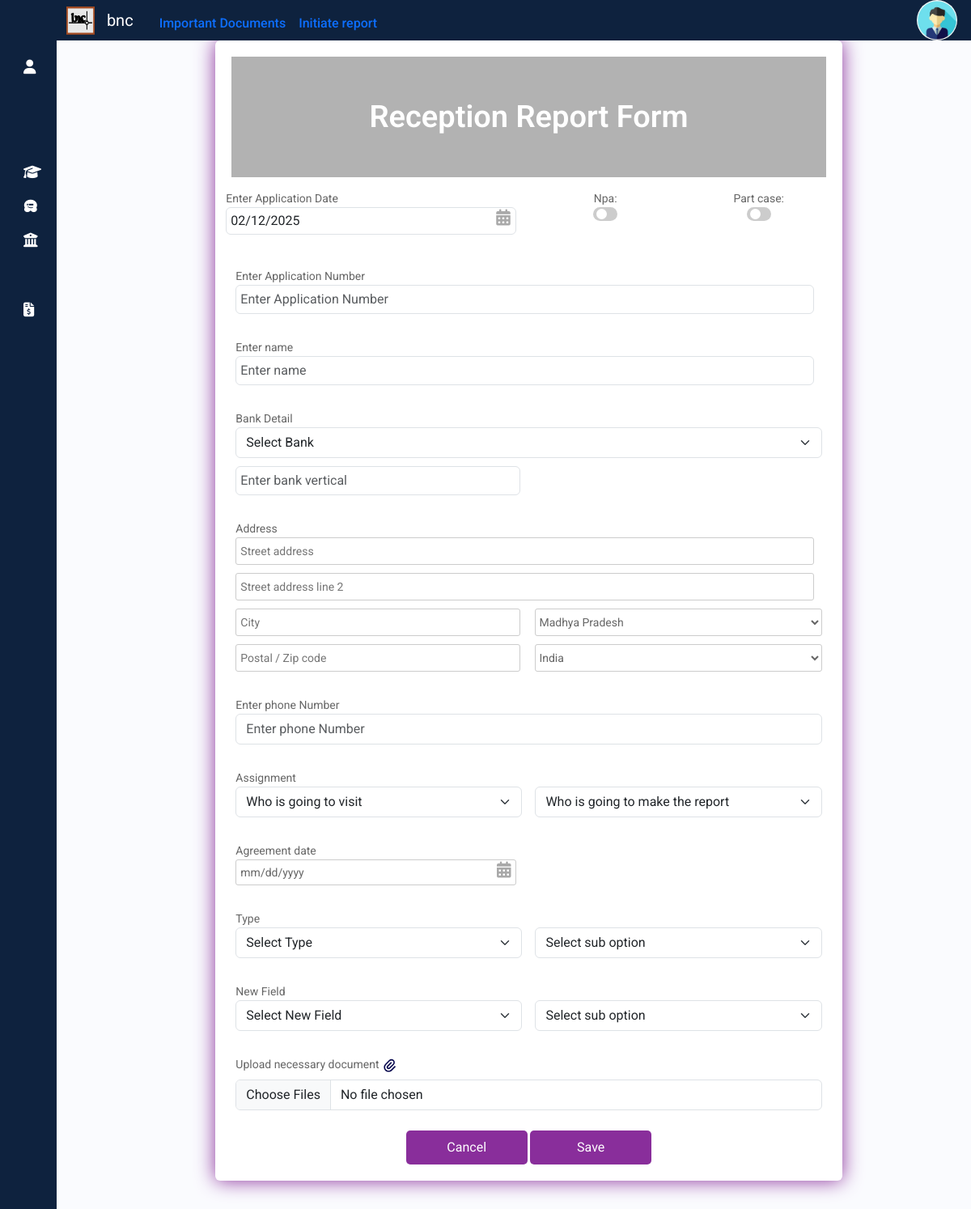
The page /reception/reception on the database its author committed.
### propval/models.py (models this page shows, shortened)
class EngDynamicField(models.Model):
    INPUT_CHOICES = [
        ('text', 'Text'),
        ('textarea', 'Textarea'),
        ('datetime', 'DateTime'),
        ('email', 'Email'),
        ('number', 'Number'),
    ]
    label = models.CharField(max_length=100)
    input_type = models.CharField(max_length=50)
    suboption = models.BooleanField(default=False)
    form_type = models.CharField(max_length=50)
    active = models.BooleanField(default=True)
    timestamp = models.DateTimeField(auto_now_add=True)

### reception/views.py (the view, shortened to what this page needs)
# urls.py: path('reception',views.add_report,name='receptionreport'),
def add_report(request):
    try:
            engdynamicfields=EngDynamicField.objects.filter(active=True,form_type = "Reception form")
    except:
            engdynamicfields=[]
    ers=UserDetails.objects.filter(role='Engineer').values('user_id','id','first_name','last_name')
    rrs=UserDetails.objects.filter(role='Reporter').values('user_id','id','first_name','last_name')
    banks= Banks.objects.all().values('id','name','branch','city')
    try:
        response = requests.get("https://cdn-api.co-vin.in/api/v2/admin/location/states")
        if response.status_code == 200:
            allstates = response.json()
            states=allstates.get('states')
        else:
            states=[{'state_name':'Madhya Pradesh','state_id':20}, {'state_name':'Uttar Pradesh'}, {'state_name':'Rajsthan'}, {'state_name':'Delhi'}]
    except requests.ConnectionError:
        states=[{'state_name':'Madhya Pradesh','state_id':20}, {'state_name':'Uttar Pradesh'}, {'state_name':'Rajsthan'}, {'state_name':'Delhi'}]
    currdate=datetime.date.today().strftime("%Y-%m-%d")
    optvalues = EngFormOptionValues.objects.select_related('eng_dynamic_field').all()
    suboptions = EngFormsubOptionValues.objects.select_related('main_option').all()
    return render(request,"reception/receptionreport.html",{'engineers':ers,'reporters':rrs,'banks':banks,'states':states,'currdate':currdate,'engdynamicfields':engdynamicfields,'optvalues':optvalues,'suboptions':suboptions})

### templates/reception/receptionreport.html (shortened to what this page needs)
{% extends "sidebar.html" %}
{% load static %}
{% block content %}
<div class="container-fluid" style="height: 100vh; overflow-x: hidden;overflow-y: auto;">
<div class="testbox col-md-8 offset-md-2" >
                    <form action="" method="post" enctype="multipart/form-data">
                        <div class="banner">
                            {% if recptreport %}
                            <h1>Update Reception Report Form</h1>
                            {% else %}
                            <h1>Reception Report Form</h1>
                            {% endif %}
                        </div>
                        <div class="row d-flex ">
                        <div class="item col-sm-6">
                            <label for="appdate">Enter Application Date</label>
                            <input id="appdate" name = "appdate" type="date" class="form-control" placeholder="Enter date"
                            value="{{currdate}}"
                            />
                            <i class="fas fa-calendar-alt"></i>
                        </div>
                        <div class="item col-sm-3 text-center">
                          <p>Npa:</p>
                          <label class="switch">
                            <span class="slider round"></span>
                          </label>
                        </div>
                        <div class="item col-sm-3 text-center">
                          <p>Part case:</p>
                          <label class="switch">
                            <span class="slider round"></span>
                          </label>
                        </div>
                      </div>
                        <div class="item">
                            <label for="appno">Enter Application Number</label>
                            <input id="appno" name="appno" type="text" class="form-control" placeholder="Enter Application Number"
                            />
                        </div>
                        <div class="item">
                            <label for="name">Enter name</label>
                            <input id="name" name="name" type="text" class="form-control" placeholder="Enter name"
                            />
                        </div>
                        <div class="item">
                            <label for="bankname">Bank Detail</label>
                         <div class="name-item">
                            <select class="form-select" aria-label="Default select example" name="bankid" required>
                              <option value="0" >Select Bank</option>
                            </select>
                            <input id="bankvertical" name="bankvertical" type="text" class="form-control" placeholder="Enter bank vertical"
                            />
                        </div>
                        </div>
                        <div class="item">
                            <p>Address</p>
                            <input type="text" name="add1" placeholder="Street address"
                            />
                            <input type="text" name="add2" placeholder="Street address line 2"
                            />
                            <div class="city-item">
                              <input type="text" name="city" placeholder="City" required
                            />
                            <select name="region" required>
                              {% for state in states %}
                                {% if state.state_id == 20 %}
                                  <option value="{{state.state_name}}"  selected   >{{state.state_name}}</option>
                                {% else %}
                                  <option value="{{state.state_name}}"   >{{state.state_name}}</option>
                                {%endif%}
                              {% endfor %}
                            </select>
                              <input type="tel" name="zip" placeholder="Postal / Zip code" maxlength="6" oninput="this.value = this.value.replace(/[^0-9]/g, '');"
                            />
                              <select name="country" required>
                                <option value="India" selected>India</option>
                              </select>
                            </div>
                          </div>
                        <div class="item">
                            <label for="phonenumber">Enter phone Number</label>
                            <input id="phonenumber" name="phonenumber" type="tel" maxlength="10" oninput="this.value = this.value.replace(/[^0-9]/g, '');" class="form-control" placeholder="Enter phone Number"
                            />
                        </div>
                        <div class="item">
                            <p>Assignment</p>
                        <div class="city-item">
                            <select class="form-select" aria-label="Default select example" name="visitor" required>
                                <option value="0" >Who is going to visit</option>
                              </select>
                              <select class="form-select" aria-label="Default select example" name="reporter">
                                <option value="0" >Who is going to make the report</option>
                              </select>
                        </div>
                    </div>
    {% if engdynamicvalues %}
    {% for field in engdynamicvalues %}
      {% if field.input_field.input_type == 'select' %}
      <div class="item">
        <label>{{ field.input_field.label }}</label>
        <div class="city-item">
          <select id="{{ field.input_field.label|slugify }}" class="form-select" aria-label="Default select example" name="{{ field.input_field.label|slugify }}" onchange="updateSubOptions('{{field.input_field.label|slugify}}')" >
            <option value="0" >Select {{ field.input_field.label }}</option>
            {% for optvalue in optvalues %}
              {% if optvalue.eng_dynamic_field.label == field.input_field.label %}
              {% if optvalue.opt_value == field.value %}
                <option value="{{ optvalue.id }}" selected  >{{ optvalue.opt_value }} </option>
              {% else %}
                <option value="{{ optvalue.id }}"  >{{ optvalue.opt_value }} </option>
              {% endif %}
              {% endif %}
            {% endfor %}
          </select>
          <select id="sub{{ field.input_field.label|slugify }}" class="form-select" aria-label="Default select example" name="sub{{ field.input_field.label|slugify }}"  {% if not field.input_field.suboption %} hidden {% endif %} >
            <option value="0" >Select sub option</option>
            {% for subopt in suboptions %}
            {% if subopt.main_option.opt_value == field.value %}
            {% if subopt.name == field.subvalue %}
            <option value="{{ subopt.id }}" selected  >{{ subopt.name }} </option>
            {% else%}
            <option value="{{ subopt.id }}">{{ subopt.name }} </option>
            {% endif %}
            {%endif%}
            {% endfor %}
          </select>
        </div>
      </div>
      {% elif field.input_field.input_type == 'checkbox' %}
        <label for="{{ field.input_field.label }}"> {{ field.input_field.label }}:</label>
        {% for optvalue in optvalues %}
          {% if optvalue.eng_dynamic_field.label == field.input_field.label %}
            <div class="form-check">
            <input type="checkbox" class="form-check-input" id="{{ optvalue.opt_value }}" name="{{ field.input_field.label|slugify }}" value="{{ optvalue.opt_value }}" {% if optvalue.opt_value in engdynamiccheckvalues %} checked {% endif %}>
            <label class="form-check-label" for="{{ optvalue.opt_value }}">{{ optvalue.opt_value }}</label>
            </div>
          {% endif %}
        {% endfor %}
      {% else %}
      <div class="item col-sm-6">
          <label>{{ field.input_field.label }}</label>
          <input type="{{ field.input_field.input_type }}" name="{{ field.input_field.label|slugify }}" value="{{field.value}}">
          {% if field.input_field.input_type == 'date' %}<i class="fas fa-calendar-alt"></i> {% endif %}
        </div>
        {%endif%}
    {% endfor %}
  {% else %}
  {% for field in engdynamicfields %}
      {% if field.input_type == 'select' %}
    <div class="item">
      <label>{{ field.label }}</label>
      <div class="city-item">
      <select id="{{ field.label|slugify }}" class="form-select" aria-label="Default select example" name="{{ field.label|slugify }}" onchange="updateSubOptions('{{ field.label|slugify }}')">
        <option value="0" >Select {{ field.label }}</option>
      </select>
          <select id="sub{{ field.label|slugify }}" class="form-select" aria-label="Default select example" name="sub{{ field.label|slugify }}"  {% if not field.suboption %} hidden {% endif %} >
            <option value="0" >Select sub option</option>
          </select>
    </div>
    </div>
      {% else %}
      <div class="item col-sm-6">
      <label>{{ field.label }}</label>
      <input type="{{ field.input_type }}" name="{{ field.label|slugify }}">
      {% if field.input_type == 'date' %}<i class="fas fa-calendar-alt"></i> {% endif %}
      </div>
      {% endif %}
  {% endfor %}
  {% endif %}
                        <div class="item">
                            <label for="necessarydocument" class="form-label">Upload necessary document</label>
                            <input class="form-control" type="file" name="receptionFiles" multiple>
                        </div>
                        <div class="btn-block">
                          {% if recptreport %}
                          <button type="button" onclick="window.location.href='../receptionhome'">Cancel</button>
                          <button type="submit" href="/">Update</button>
                          {% else %}
                          <button type="button" onclick="window.location.href='receptionhome'">Cancel</button>
                            <button type="submit">Save</button>
                          {% endif %}
                          </div>
                    </form>
</div>
</div>
{% endblock %}

### propval/static/css/sidebarstyle.css (style rules this page uses)
h1 { font-weight: 600; font-size: 1.5rem; }
body { font-family: 'Poppins', sans-serif; }
.switch { position: relative; display: inline-block; width: 30px; height: 17px; }
.slider { position: absolute; cursor: pointer; top: 0; left: 0; right: 0; bottom: 0; background-color: #ccc; transition: .4s; }
.slider.round { border-radius: 34px; }
.slider.round:before { position: absolute; content: ""; height: 13px; width: 13px; left: 4px; bottom: 2px; border-radius: 50px; background-color: white; transition: .4s; }
.item { padding: 5px; }

### reception/static/css/formstyle.css (style rules this page uses)
html, body { min-height: 100%; }
body, div, form, input, select, textarea, p { padding: 0; margin: 0; outline: none; font-family: Roboto, Arial, sans-serif; font-size: 14px; color: #666; line-height: 22px; }
h1 { position: absolute; margin: 0; font-size: 38px; color: #fff; z-index: 2; }
.testbox { display: flex; width: 70%; justify-content: center; align-items: center; padding: 0px; }
form { width: 100%; padding: 20px; border-radius: 6px; background: #fff; box-shadow: 0 0 25px 0 #892e9b; }
.banner { position: relative; height: 10vh; background-image: url("https://www.w3docs.com/uploads/media/default/0001/01/c43630149befa5c9559813f72e99bcb6bf149e62.jpeg"); background-size: cover; display: flex; justify-content: center; align-items: center; text-align: center; }
.banner::after { content: ""; background-color: rgba(0, 0, 0, 0.3); position: absolute; width: 100%; height: 100%; }
input, select, textarea { margin-bottom: 10px; border: 1px solid #ccc; border-radius: 3px; }
input { padding: 5px; }
input[type="text"] { width: calc(100% - 10px); padding: 5px; }
input[type="date"] { width: calc(100% - 10px); padding: 4px 5px; }
select { width: 100%; padding: 5px 0; background: transparent; }
.item { position: relative; margin: 10px 0; }
.item i, input[type="date"]::-webkit-calendar-picker-indicator { position: absolute; font-size: 20px; color: #a9a9a9; }
.item i { right: 6%; top: 30px; z-index: 1; }
.btn-block { margin-top: 10px; text-align: center; }
button { width: 150px; padding: 10px; border: none; border-radius: 5px; background: #892e9b; font-size: 16px; color: #fff; cursor: pointer; }
@media (min-width: 568px) { .name-item, .city-item { display: flex; flex-wrap: wrap; justify-content: space-between; } }
@media (min-width: 568px) { .name-item input, .city-item input { width: calc(50% - 10px); } }
@media (min-width: 568px) { .city-item select { width: calc(50% - 8px); } }

### rows shown on the page
EngDynamicField: label "Agreement date", input_type "date" (drawn)
EngDynamicField: label "Type", type "Select Type", label+suboption "Select sub option"
EngDynamicField: label "New Field", label "Select New Field", label+suboption "Select sub option"

### other values the page prints
form field region "Madhya Pradesh"
